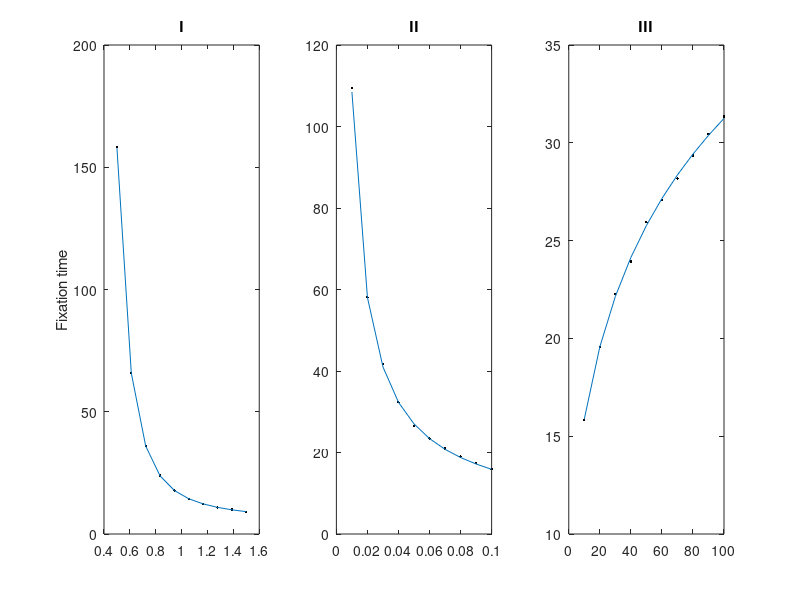

This chart was generated by the following MATLAB code:
function [] = fixtimefig_only2()
    %Two Species Fix Time
    data_r1 = load('TwoSpeciesFix_Anal_sweepr1_N_10_SDP_5000.mat');
    data_u1 = load('TwoSpeciesFix_Anal_sweepu1_N_10_SDP_5000.mat');
    data_N = load('TwoSpeciesFix_Anal_sweepN_N_100_SDP_10000.mat');
    
    %Do r1 plot
    subplot(1,3,1);
    plot(data_r1.r1, data_r1.fixtime, '.k');
    hold on;
    plot(data_r1.r1, data_r1.num_fixtime);
    %xlabel('r1')
    ylabel('Fixation time')
    title('I')
    
    %Do u1 plot
    subplot(1,3,2);
    plot(data_u1.u1, data_u1.fixtime, '.k');
    hold on;
    plot(data_u1.u1, data_u1.num_fixtime);
    %xlabel('u1')
    %ylabel('Fixation time')
    title('II')
    
    %Do N plot
    subplot(1,3,3);
    plot(data_N.N, data_N.fixtime, '.k');
    hold on;
    plot(data_N.N, data_N.num_fixtime);
    %xlabel('N')
    %ylabel('Fixation time')
    title('III')
end

